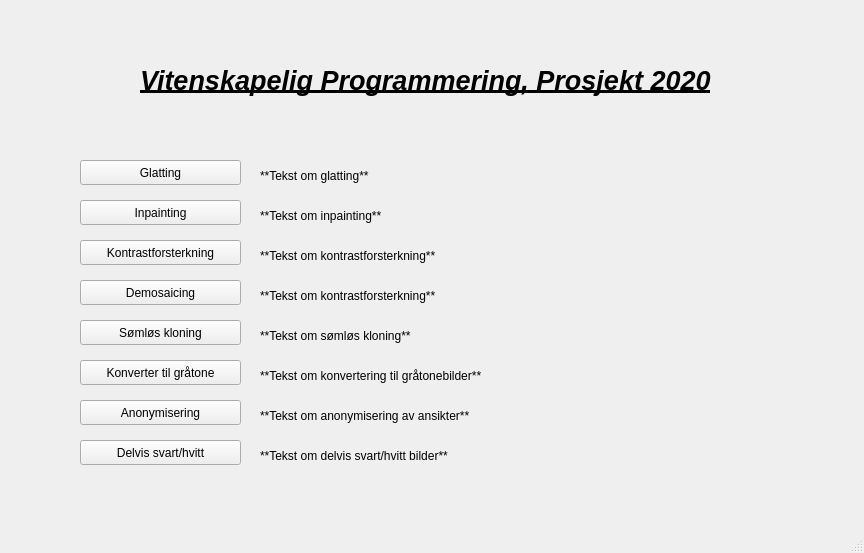
<?xml version="1.0" encoding="UTF-8"?>
<ui version="4.0">
 <class>MainWindow</class>
 <widget class="QMainWindow" name="MainWindow">
  <property name="geometry">
   <rect>
    <x>0</x>
    <y>0</y>
    <width>864</width>
    <height>553</height>
   </rect>
  </property>
  <property name="windowTitle">
   <string>MainWindow</string>
  </property>
  <widget class="QWidget" name="centralwidget">
   <widget class="QLabel" name="glattingTekst">
    <property name="geometry">
     <rect>
      <x>260</x>
      <y>160</y>
      <width>271</width>
      <height>31</height>
     </rect>
    </property>
    <property name="text">
     <string>**Tekst om glatting**</string>
    </property>
   </widget>
   <widget class="QLabel" name="label">
    <property name="geometry">
     <rect>
      <x>140</x>
      <y>50</y>
      <width>571</width>
      <height>61</height>
     </rect>
    </property>
    <property name="font">
     <font>
      <pointsize>20</pointsize>
      <weight>75</weight>
      <italic>true</italic>
      <bold>true</bold>
      <underline>true</underline>
     </font>
    </property>
    <property name="text">
     <string>Vitenskapelig Programmering, Prosjekt 2020</string>
    </property>
   </widget>
   <widget class="QPushButton" name="openBlur">
    <property name="geometry">
     <rect>
      <x>80</x>
      <y>160</y>
      <width>161</width>
      <height>25</height>
     </rect>
    </property>
    <property name="text">
     <string>Glatting</string>
    </property>
   </widget>
   <widget class="QPushButton" name="openContrast">
    <property name="geometry">
     <rect>
      <x>80</x>
      <y>240</y>
      <width>161</width>
      <height>25</height>
     </rect>
    </property>
    <property name="text">
     <string>Kontrastforsterkning</string>
    </property>
   </widget>
   <widget class="QLabel" name="glattingTekst_2">
    <property name="geometry">
     <rect>
      <x>260</x>
      <y>240</y>
      <width>271</width>
      <height>31</height>
     </rect>
    </property>
    <property name="text">
     <string>**Tekst om kontrastforsterkning**</string>
    </property>
   </widget>
   <widget class="QLabel" name="glattingTekst_3">
    <property name="geometry">
     <rect>
      <x>260</x>
      <y>200</y>
      <width>271</width>
      <height>31</height>
     </rect>
    </property>
    <property name="text">
     <string>**Tekst om inpainting**</string>
    </property>
   </widget>
   <widget class="QPushButton" name="openInpainting">
    <property name="geometry">
     <rect>
      <x>80</x>
      <y>200</y>
      <width>161</width>
      <height>25</height>
     </rect>
    </property>
    <property name="text">
     <string>Inpainting</string>
    </property>
   </widget>
   <widget class="QLabel" name="glattingTekst_4">
    <property name="geometry">
     <rect>
      <x>260</x>
      <y>280</y>
      <width>271</width>
      <height>31</height>
     </rect>
    </property>
    <property name="text">
     <string>**Tekst om kontrastforsterkning**</string>
    </property>
   </widget>
   <widget class="QPushButton" name="openDemosaicing">
    <property name="geometry">
     <rect>
      <x>80</x>
      <y>280</y>
      <width>161</width>
      <height>25</height>
     </rect>
    </property>
    <property name="text">
     <string>Demosaicing</string>
    </property>
   </widget>
   <widget class="QLabel" name="glattingTekst_5">
    <property name="geometry">
     <rect>
      <x>260</x>
      <y>320</y>
      <width>271</width>
      <height>31</height>
     </rect>
    </property>
    <property name="text">
     <string>**Tekst om sømløs kloning**</string>
    </property>
   </widget>
   <widget class="QPushButton" name="openSeamless">
    <property name="geometry">
     <rect>
      <x>80</x>
      <y>320</y>
      <width>161</width>
      <height>25</height>
     </rect>
    </property>
    <property name="text">
     <string>Sømløs kloning</string>
    </property>
   </widget>
   <widget class="QLabel" name="glattingTekst_6">
    <property name="geometry">
     <rect>
      <x>260</x>
      <y>360</y>
      <width>301</width>
      <height>31</height>
     </rect>
    </property>
    <property name="text">
     <string>**Tekst om konvertering til gråtonebilder**</string>
    </property>
   </widget>
   <widget class="QPushButton" name="openGrayConvert">
    <property name="geometry">
     <rect>
      <x>80</x>
      <y>360</y>
      <width>161</width>
      <height>25</height>
     </rect>
    </property>
    <property name="text">
     <string>Konverter til gråtone</string>
    </property>
   </widget>
   <widget class="QLabel" name="glattingTekst_7">
    <property name="geometry">
     <rect>
      <x>260</x>
      <y>400</y>
      <width>301</width>
      <height>31</height>
     </rect>
    </property>
    <property name="text">
     <string>**Tekst om anonymisering av ansikter**</string>
    </property>
   </widget>
   <widget class="QPushButton" name="openAnonymise">
    <property name="geometry">
     <rect>
      <x>80</x>
      <y>400</y>
      <width>161</width>
      <height>25</height>
     </rect>
    </property>
    <property name="text">
     <string>Anonymisering</string>
    </property>
   </widget>
   <widget class="QLabel" name="glattingTekst_8">
    <property name="geometry">
     <rect>
      <x>260</x>
      <y>440</y>
      <width>301</width>
      <height>31</height>
     </rect>
    </property>
    <property name="text">
     <string>**Tekst om delvis svart/hvitt bilder**</string>
    </property>
   </widget>
   <widget class="QPushButton" name="openBWEffect">
    <property name="geometry">
     <rect>
      <x>80</x>
      <y>440</y>
      <width>161</width>
      <height>25</height>
     </rect>
    </property>
    <property name="text">
     <string>Delvis svart/hvitt</string>
    </property>
   </widget>
  </widget>
  <widget class="QStatusBar" name="statusbar"/>
 </widget>
 <resources/>
 <connections/>
</ui>
